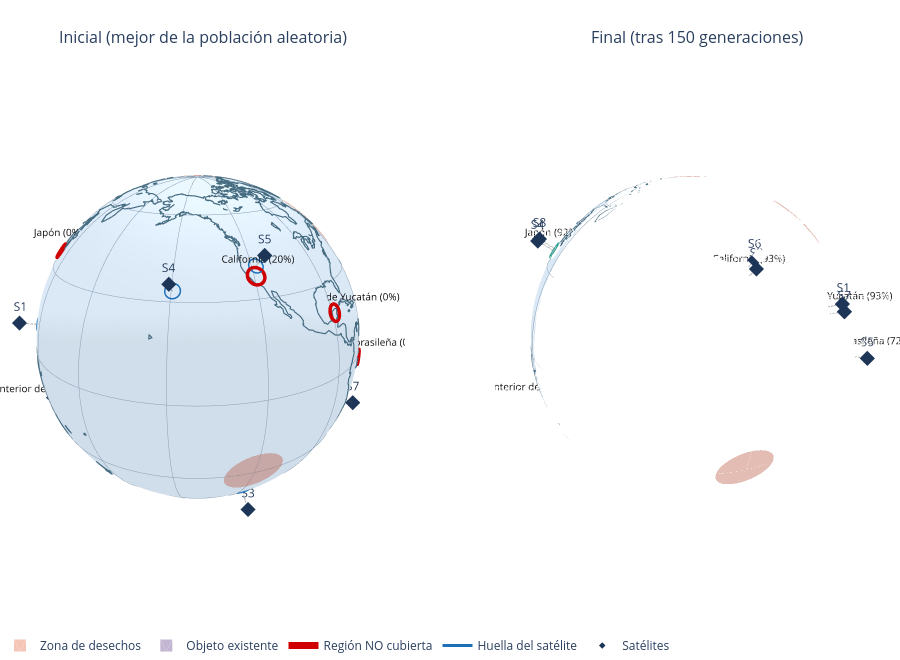

The code cell stored with this chart in its notebook:
### Markdown cell above
## 7. Prueba 1: escenario inicial

Condiciones: escenario completo del enunciado (6 regiones, 3 zonas de desechos, 2 posiciones ocupadas), semilla 0. Se muestra qué configuración se obtiene, qué regiones quedan cubiertas, y se compara la configuración inicial con la final en el globo.

### Code cell
tabla1 = informe(prob, res["cfg"])
display(tabla1)
display(pd.DataFrame(res["cfg"], columns=["lat (°)", "lon (°)"], index=[f"S{i+1}" for i in range(prob.n_sat)]).round(2))
print(f"Puntuación de la mejor configuración de la población inicial (aleatoria): {res['score_ini']:.4f}")
print(f"Puntuación final: {res['score']:.4f}   | válida: {res['valida']}   | cota de referencia: {cota:.4f}")
print("Errores del validador independiente:", validar_config(ESCENARIO, res["cfg"]))
assert res["valida"] and validar_config(ESCENARIO, res["cfg"]) == []
assert res["score"] > res["score_ini"]
figura_comparacion(prob, res["cfg_ini"], res["cfg"], "Inicial (mejor de la población aleatoria)", "Final (tras 150 generaciones)").show()
